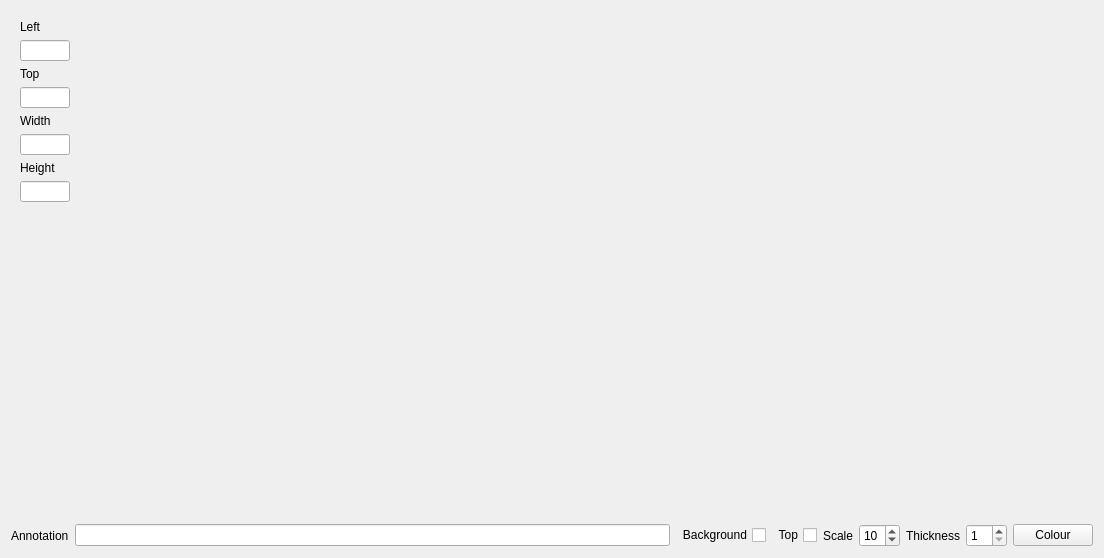
<?xml version="1.0" encoding="UTF-8"?>
<ui version="4.0">
 <class>Form</class>
 <widget class="QWidget" name="Form">
  <property name="geometry">
   <rect>
    <x>0</x>
    <y>0</y>
    <width>1104</width>
    <height>558</height>
   </rect>
  </property>
  <property name="windowTitle">
   <string>Form</string>
  </property>
  <layout class="QHBoxLayout" name="horizontalLayout_3">
   <item>
    <layout class="QVBoxLayout" name="verticalLayout_2">
     <item>
      <layout class="QHBoxLayout" name="horizontalLayout_2">
       <item alignment="Qt::AlignTop">
        <widget class="QWidget" name="gridWidget" native="true">
         <property name="minimumSize">
          <size>
           <width>0</width>
           <height>0</height>
          </size>
         </property>
         <property name="maximumSize">
          <size>
           <width>70</width>
           <height>200</height>
          </size>
         </property>
         <layout class="QVBoxLayout" name="verticalLayout_4">
          <property name="sizeConstraint">
           <enum>QLayout::SetDefaultConstraint</enum>
          </property>
          <item>
           <widget class="QLabel" name="label_4">
            <property name="maximumSize">
             <size>
              <width>50</width>
              <height>16777215</height>
             </size>
            </property>
            <property name="text">
             <string>Left</string>
            </property>
           </widget>
          </item>
          <item>
           <widget class="QLineEdit" name="leftEdit">
            <property name="maximumSize">
             <size>
              <width>50</width>
              <height>16777215</height>
             </size>
            </property>
           </widget>
          </item>
          <item>
           <widget class="QLabel" name="label_5">
            <property name="text">
             <string>Top</string>
            </property>
           </widget>
          </item>
          <item>
           <widget class="QLineEdit" name="topEdit">
            <property name="maximumSize">
             <size>
              <width>50</width>
              <height>16777215</height>
             </size>
            </property>
           </widget>
          </item>
          <item>
           <widget class="QLabel" name="label_6">
            <property name="text">
             <string>Width</string>
            </property>
           </widget>
          </item>
          <item>
           <widget class="QLineEdit" name="widthEdit">
            <property name="maximumSize">
             <size>
              <width>50</width>
              <height>16777215</height>
             </size>
            </property>
           </widget>
          </item>
          <item>
           <widget class="QLabel" name="label_7">
            <property name="text">
             <string>Height</string>
            </property>
           </widget>
          </item>
          <item>
           <widget class="QLineEdit" name="heightEdit">
            <property name="maximumSize">
             <size>
              <width>50</width>
              <height>16777215</height>
             </size>
            </property>
           </widget>
          </item>
         </layout>
        </widget>
       </item>
       <item>
        <widget class="Canvas" name="canvas" native="true">
         <property name="sizePolicy">
          <sizepolicy hsizetype="Preferred" vsizetype="MinimumExpanding">
           <horstretch>0</horstretch>
           <verstretch>0</verstretch>
          </sizepolicy>
         </property>
        </widget>
       </item>
      </layout>
     </item>
     <item>
      <layout class="QHBoxLayout" name="horizontalLayout">
       <item>
        <widget class="QLabel" name="label">
         <property name="text">
          <string>Annotation</string>
         </property>
        </widget>
       </item>
       <item>
        <widget class="QLineEdit" name="caption"/>
       </item>
       <item>
        <widget class="QCheckBox" name="drawbg">
         <property name="layoutDirection">
          <enum>Qt::RightToLeft</enum>
         </property>
         <property name="text">
          <string>Background</string>
         </property>
        </widget>
       </item>
       <item>
        <widget class="QCheckBox" name="captionTop">
         <property name="layoutDirection">
          <enum>Qt::RightToLeft</enum>
         </property>
         <property name="text">
          <string>Top</string>
         </property>
        </widget>
       </item>
       <item>
        <widget class="QLabel" name="label_2">
         <property name="text">
          <string>Scale</string>
         </property>
        </widget>
       </item>
       <item>
        <widget class="QSpinBox" name="fontsize">
         <property name="minimum">
          <number>2</number>
         </property>
         <property name="maximum">
          <number>50</number>
         </property>
         <property name="value">
          <number>10</number>
         </property>
        </widget>
       </item>
       <item>
        <widget class="QLabel" name="label_3">
         <property name="text">
          <string>Thickness</string>
         </property>
        </widget>
       </item>
       <item>
        <widget class="QSpinBox" name="thickness">
         <property name="minimum">
          <number>1</number>
         </property>
         <property name="maximum">
          <number>20</number>
         </property>
        </widget>
       </item>
       <item>
        <widget class="QPushButton" name="colourButton">
         <property name="text">
          <string>Colour</string>
         </property>
        </widget>
       </item>
      </layout>
     </item>
    </layout>
   </item>
  </layout>
 </widget>
 <customwidgets>
  <customwidget>
   <class>Canvas</class>
   <extends>QWidget</extends>
   <header>pcot.ui.canvas</header>
   <container>1</container>
  </customwidget>
 </customwidgets>
 <resources/>
 <connections/>
</ui>
